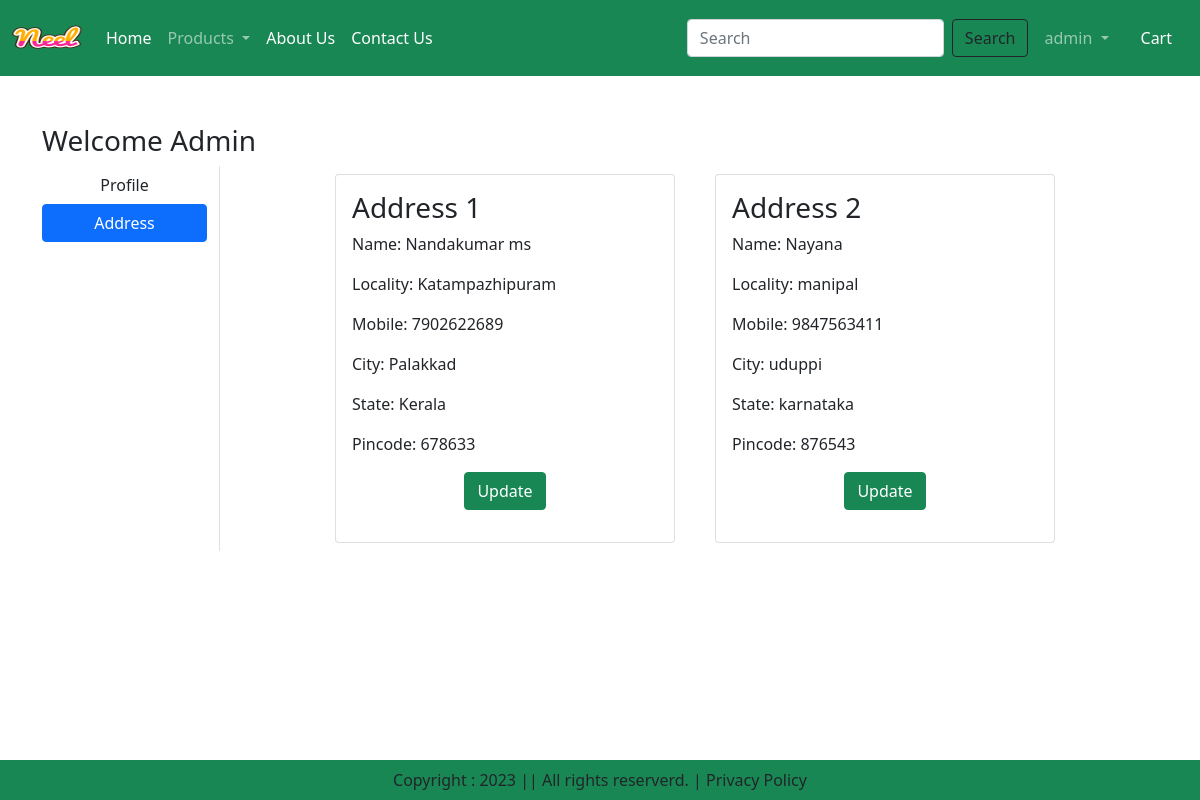
The page /address/ (signed in) on the database its author committed.
### app/models.py (models this page shows, shortened)
class Customer(models.Model):
    user = models.ForeignKey(User,on_delete=models.CASCADE)
    name = models.CharField(max_length=200)
    locality = models.CharField(max_length=200)
    city = models.CharField(max_length=50)
    mobile = models.IntegerField(default=0)
    zipcode = models.IntegerField()
    state = models.CharField(max_length=100)

### app/views.py (the view)
# urls.py: path('address/',views.address,name='address'),
@login_required
def address(request):
    add = Customer.objects.filter(user=request.user)
    totalitem = 0
    if request.user.is_authenticated:
        totalitem = len(Cart.objects.filter(user=request.user))
    return render(request,'address.html',locals())

### app/templates/address.html (shortened to what this page needs)
{% extends 'base.html' %}
{% load static %}
{% block content %}
<div class="container my-5">
    <div class="row">
        <h3>Welcome <span class="text-capitalize">{{request.user}}</span></h3>
        <div class="col-sm-2 border-end">
            <ul class="list-unstyled">
                <li class="d-grid"><a href="{% url 'profile' %}" class="btn btn">Profile</a></li>
                <li class="d-grid"><a href="{% url 'address' %}" class="btn btn-primary">Address</a></li>
            </ul>
        </div>
        <div class="col-sm-8 offset-sm-1">
            <div class="row">
                {% for ad in add %}
                <div class="col-sm-6">
                    <div class="card m-2">
                        <div class="card-body">
                            <h3>Address {{forloop.counter}}</h3>
                            <p>Name: {{ad.name}}</p>
                            <p>Locality: {{ad.locality}}</p>
                            <p>Mobile: {{ad.mobile}}</p>
                            <p>City: {{ad.city}}</p>
                            <p>State: {{ad.state}}</p>
                            <p>Pincode: {{ad.zipcode}}</p>
                            <p class="text-center"> <a href="{% url 'updateAddress' id=ad.id %}" type="button" class="btn btn-success">Update</a></p>
                        </div>
                    </div>
                </div>
                {% endfor %}
            </div>
        </div>
    </div>
</div>
{% endblock %}

### app/templates/base.html (shortened to what this page needs)
{% load static %}
<!DOCTYPE html>
<html lang="en">
<head>
    <link href="https://cdn.jsdelivr.net/npm/bootstrap@5.0.2/dist/css/bootstrap.min.css" rel="stylesheet">
    <link rel="stylesheet" href="{% static 'css/owl.carousel.min.css'%}">
    <link rel="stylesheet" href="{% static 'css/all.min.css'%}">
    <link rel="stylesheet" href="{% static 'css/style.css'%}">
</head>
<body>
    <nav class="navbar navbar-expand-lg navbar-dark bg-success">
        <div class="container-fluid">
          <a class="navbar-brand" href="#">
            <img src="{% static 'images/product/neel.png'%}" alt="" width="70" height="50">
          </a>
          <div class="collapse navbar-collapse" id="navbarSupportedContent">
            <ul class="navbar-nav me-auto mb-2 mb-lg-0">
              {% if request.user.is_authenticated %}
              <li class="nav-item">
                <a class="nav-link active" aria-current="page" href="/">Home</a>
              </li>
              <li class="nav-item dropdown">
                <a class="nav-link dropdown-toggle" href="#" id="navbarDropdown" role="button" data-bs-toggle="dropdown" aria-expanded="false">
                  Products
                </a>
              </li>
              <li class="nav-item">
                <a class="nav-link text-white" href="{% url 'about' %}">About Us</a>
              </li>
              <li class="nav-item">
                <a class="nav-link text-white" href="{% url 'contact' %}">Contact Us</a>
              </li>
            </ul>
            <form class="d-flex" role="search" action="/search">
              <input class="form-control me-2" type="search" placeholder="Search" name="search" aria-label="Search">
              <button class="btn btn-outline-dark" type="submit">Search</button>
            </form>
          </div>
          <ul class="navbar-nav me-auto mb-2 mb-lg-0">
            <li class="nav-item dropdown mx-2">
              <a class="nav-link dropdown-toggle" href="#" id="navbarDropdown" role="button" data-bs-toggle="dropdown" aria-expanded="false">
                {{request.user}}
              </a>
            </li>
            <li class="nav-item mx-2">
              <a href="{% url 'showcart' %}" class="nav-link text-white">  Cart</a>
            </li>
            {% endif %}
          </ul>
        </div>
    </nav>
    {% block content %} {% endblock %}
    <footer class="container-fluid fixed-bottom bg-success text-center p-2 mt-5">
      Copyright : 2023 || All rights reserverd. | Privacy Policy
    </footer>
</body>
</html>

### rows shown on the page
Customer: name "Nandakumar ms", locality "Katampazhipuram", mobile "7902622689", city "Palakkad", state "Kerala", zipcode "678633"
Customer: name "Nayana", locality "manipal", mobile "9847563411", city "uduppi", state "karnataka", zipcode "876543"

### other values the page prints
{{ request.user }} "admin"
{{ request.user }} "Admin"
